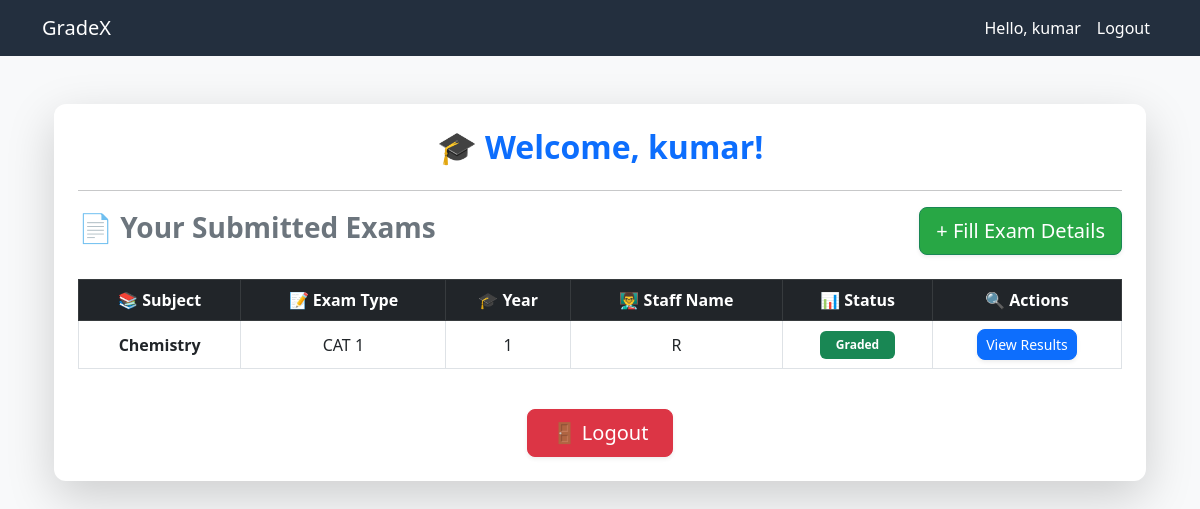
Screenshot of /student_dashboard/ (signed in) with the database file from the repository.
### app/models.py (models this page shows, shortened)
class ExamSubmission(models.Model):
    EXAM_TYPES = [
        ('CAT1', 'CAT 1'),
        ('CAT2', 'CAT 2'),
    ]
    YEARS = [
        (1, "First Year"),
        (2, "Second Year"),
        (3, "Third Year"),
        (4, "Fourth Year"),
    ]
    exam = models.ForeignKey(Exam, on_delete=models.CASCADE)  # Remove null=True, blank=True
    student = models.ForeignKey(User, on_delete=models.CASCADE)
    subject = models.CharField(max_length=100)
    exam_type = models.CharField(max_length=10, choices=EXAM_TYPES)
    year = models.CharField(max_length=1, choices=YEARS)
    staff_name = models.CharField(max_length=100)
    answer_sheet = models.FileField(upload_to='answer_sheets/', null=True, blank=True)
    is_graded = models.BooleanField(default=False)

### app/views.py (the view)
# urls.py: path('student_dashboard/', views.student_dashboard, name='student_dashboard'),
def student_dashboard(request):
    exams = ExamSubmission.objects.filter(student=request.user)  # Fetch exams created by logged-in student
    return render(request, 'dashboard/student/student_dashboard.html', {'exams': exams})

### templates/dashboard/student/student_dashboard.html (shortened to what this page needs)
{% extends 'base.html' %}
{% block content %}
<div class="container mt-5">
    <div class="card shadow-lg p-4">
        <h2 class="text-center text-primary fw-bold">🎓 Welcome, {{ request.user.username }}!</h2>
        <hr>
        <div class="d-flex justify-content-between align-items-center mb-4">
            <h3 class="text-secondary fw-semibold">📄 Your Submitted Exams</h3>
            <a href="{% url 'student_exam_fill' %}" class="btn btn-success btn-lg shadow-sm">
                + Fill Exam Details
            </a>
        </div>
        {% if exams %}
        <div class="table-responsive">
            <table class="table table-hover table-bordered text-center align-middle">
                <thead class="table-dark">
                    <tr>
                        <th>📚 Subject</th>
                        <th>📝 Exam Type</th>
                        <th>🎓 Year</th>
                        <th>👨‍🏫 Staff Name</th>
                        <th>📊 Status</th>
                        <th>🔍 Actions</th>
                    </tr>
                </thead>
                <tbody>
                    {% for exam in exams %}
                    <tr>
                        <td class="fw-bold">{{ exam.subject }}</td>
                        <td>{{ exam.get_exam_type_display }}</td>
                        <td>{{ exam.get_year_display }}</td>
                        <td>{{ exam.staff_name }}</td>
                        <td>
                            {% if exam.is_graded %}
                                <span class="badge bg-success px-3 py-2">Graded</span>
                            {% else %}
                                <span class="badge bg-warning text-dark px-3 py-2">Pending</span>
                            {% endif %}
                        </td>
                        <td>
                            {% if exam.is_graded %}
                                <a href="{% url 'view_results' exam.id %}" class="btn btn-primary btn-sm shadow-sm">
                                    View Results
                                </a>
                            {% else %}
                                <button class="btn btn-secondary btn-sm shadow-sm" disabled>Awaiting Grading</button>
                            {% endif %}
                        </td>
                    </tr>
                    {% endfor %}
                </tbody>
            </table>
        </div>
        {% else %}
        <div class="alert alert-info text-center">
            <p class="mb-0">🚀 No exams submitted yet. Start by filling out your first exam!</p>
        </div>
        {% endif %}
        <div class="text-center mt-4">
            <a href="{% url 'logout' %}" class="btn btn-danger btn-lg px-4 shadow-sm">🚪 Logout</a>
        </div>
    </div>
</div>
{% endblock %}

### templates/base.html (shortened to what this page needs)
<!DOCTYPE html>
<html lang="en">
<head>
    <link href="https://cdn.jsdelivr.net/npm/bootstrap@5.3.0/dist/css/bootstrap.min.css" rel="stylesheet">
</head>
<body>
    <nav class="navbar navbar-expand-lg">
        <div class="container">
            <a class="navbar-brand" href="{% url 'home' %}">GradeX</a>
            <div class="collapse navbar-collapse">
                <ul class="navbar-nav ms-auto">
                    {% if user.is_authenticated %}
                        <li class="nav-item">
                            <a class="nav-link" href="#">Hello, {{ user.username }}</a>
                        </li>
                        <li class="nav-item">
                            <a class="nav-link btn btn-warning text-dark" href="{% url 'logout' %}">Logout</a>
                        </li>
                    {% endif %}
                </ul>
            </div>
        </div>
    </nav>
    <div class="container content">
        {% block content %}
        {% endblock %}
    </div>
</body>
</html>

### templates/base.html (style rules this page uses)
body { background-color: #f3f3f3; }
.navbar { background-color: #232f3e; }
.navbar-brand, .nav-link { color: white !important; }
.content { margin-top: 20px; }

### templates/dashboard/student/student_dashboard.html (style rules this page uses)
body { background-color: #f8f9fa; }
.card { border-radius: 12px; border: none; box-shadow: 0 4px 10px rgba(0, 0, 0, 0.1); }
.table th { background-color: #212529; color: white; }
.table td { vertical-align: middle; }
.btn { border-radius: 8px; }
.btn-success { background-color: #28a745; }

### rows the page displays
ExamSubmission: subject "Chemistry", exam_type "CAT 1", year "1", staff_name "R", is_graded "Graded"

### other values shown
{{ user.username }} "kumar"
{{ request.user.username }} "kumar"
